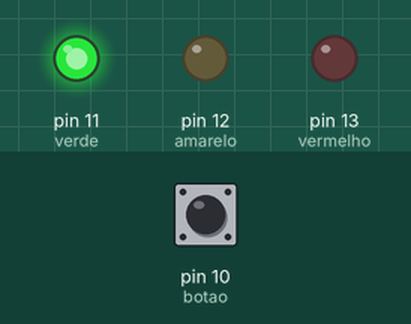
This sketch was run on a simulated Arduino Uno, built with avr-gcc and run on an emulated ATmega328P. Parts: output pins drawn as LEDs (lit = HIGH). Inputs (shaded band) come from the test bench; at power-on: pin 10 (botao) LOW.

Above: at 1.2 s.
1.3 s: pin 10 (botao) pulled HIGH for 0.15 s
At 4.6 s:
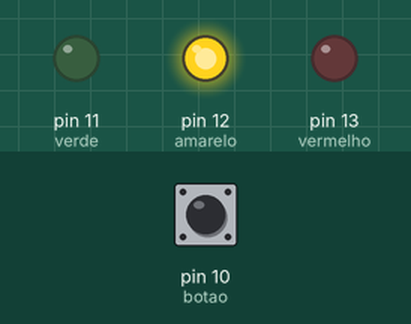
At 6.1 s:
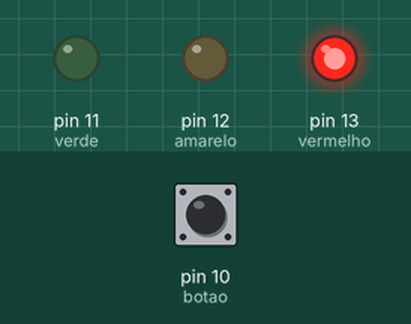
Timing chart, 0 to 11.8 s (numbered marks = the images above; inputs shaded):
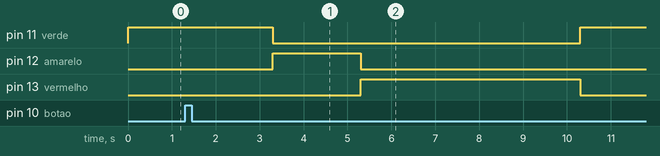

Measured:
- after the input at 1.3 s, pin 11 (verde): HIGH → LOW after 2.0 s, → HIGH 7.0 s later; pin 12 (amarelo): LOW → HIGH after 2.0 s, → LOW 2.0 s later; pin 13 (vermelho): LOW → HIGH after 4.0 s, → LOW 5.0 s later

The sketch:

semaforocombotao.ino
```cpp
//Semáforo com botão para pedestres
int vermelho = 13;
int amarelo = 12;
int verde = 11;
int botao = 10;

void setup() {
  pinMode(vermelho, OUTPUT);
  pinMode(amarelo, OUTPUT);
  pinMode(verde, OUTPUT);
  pinMode(botao, INPUT); //defina o botão como entrada, ao contrário dos leds

  digitalWrite(verde, HIGH); //verde deve ficar ligado por padrão
  digitalWrite(vermelho, LOW); //vermelho e amarelo desligados por padrão
  digitalWrite(amarelo, LOW);
}

void loop() {
  if (digitalRead(botao) == HIGH) { //se o botão for pressionado
    delay(2000); //espere 2 segundos
    digitalWrite(vermelho, LOW);
    digitalWrite(amarelo, HIGH);
    digitalWrite(verde, LOW);

    delay(2000);

    digitalWrite(amarelo, LOW);
    digitalWrite(vermelho, HIGH);

    delay(5000);

    digitalWrite(verde, HIGH);
    digitalWrite(vermelho, LOW);

    delay(5000);
  }
}
```
